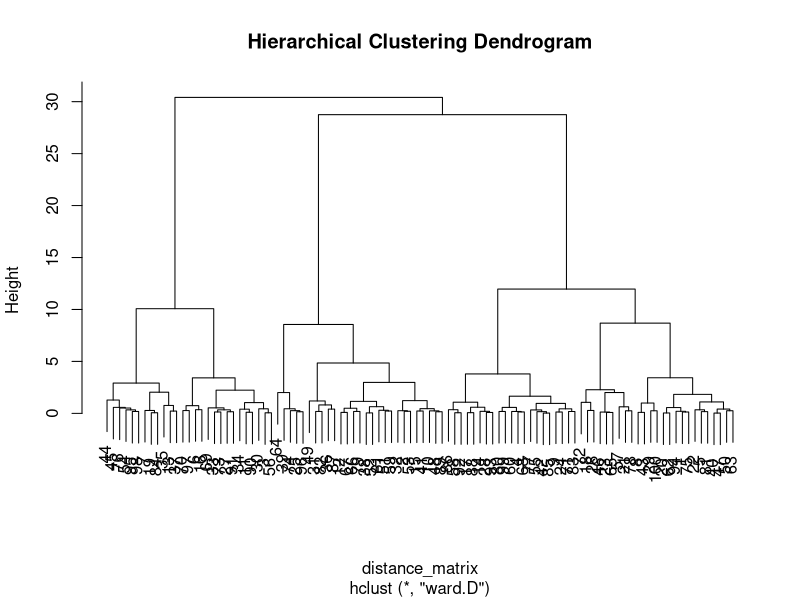
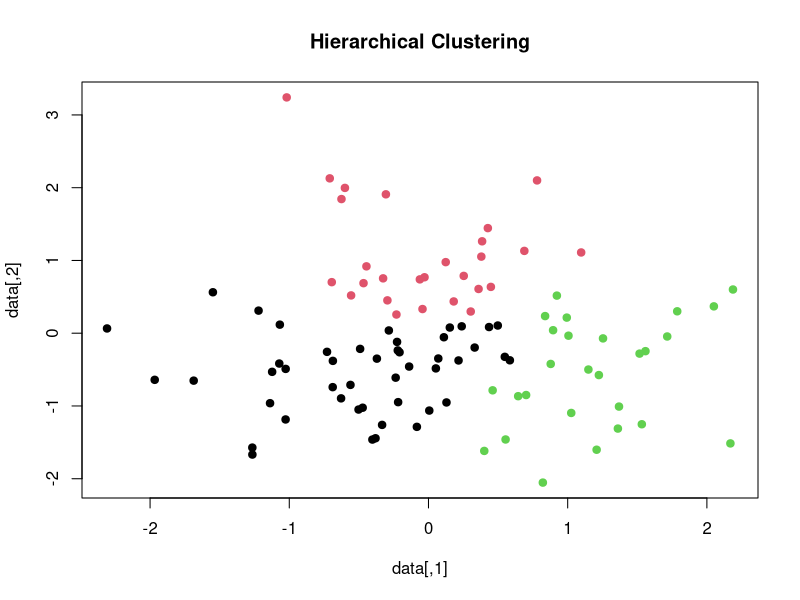

R code for these plots, in order:
# Generate some random data
set.seed(123)
data <- matrix(rnorm(200), ncol = 2)

# Compute distance matrix
distance_matrix <- dist(data)

# Perform hierarchical clustering
hc <- hclust(distance_matrix, method = "ward.D")

# Plot the dendrogram
plot(hc, main = "Hierarchical Clustering Dendrogram")

# Cut the dendrogram to get clusters
k <- 3
cluster_labels <- cutree(hc, k)

# Plot the data with cluster colors
plot(data, col = cluster_labels, pch = 19, main = "Hierarchical Clustering")
